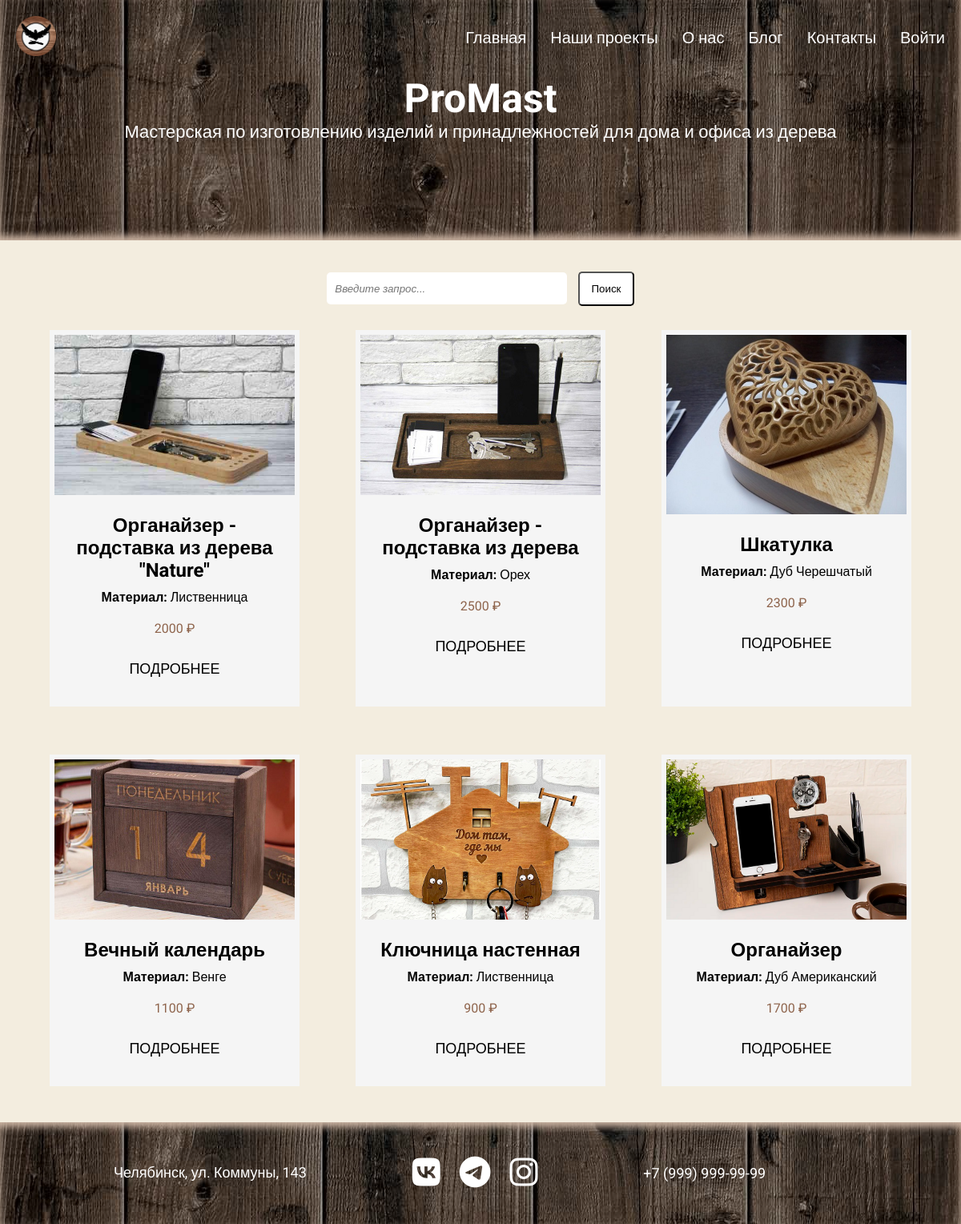
The app's page /catalog/, older data.
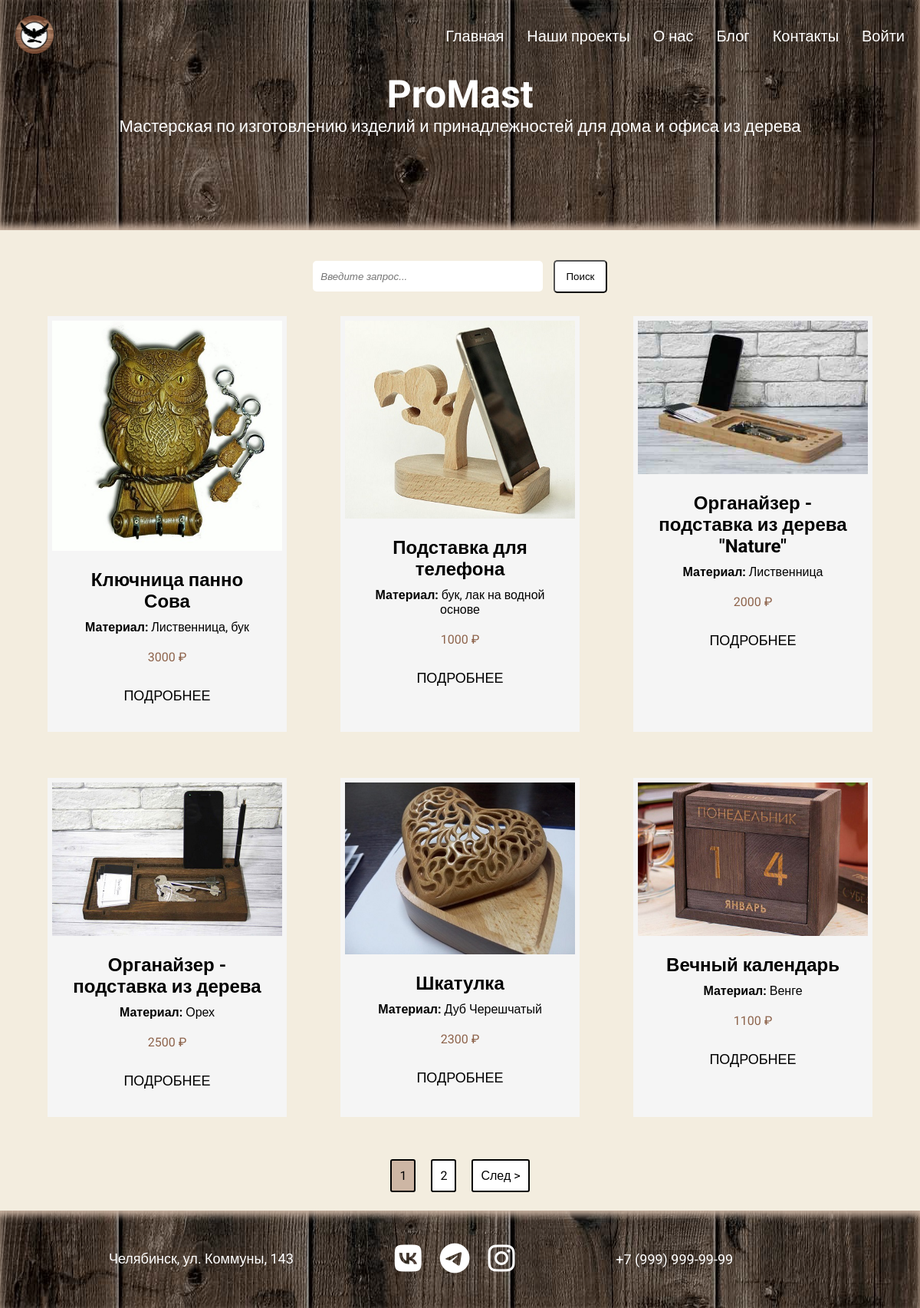
The same page, newer data.
### portfolio/models.py (models this page shows, shortened)
class Works(models.Model):
    title = models.CharField(max_length=100, verbose_name='Название')
    description = models.TextField(null=True, blank=True, verbose_name='Описание')
    image_1 = models.ImageField(upload_to='portfolio/%Y/%m/%d/', null=True, blank=True, verbose_name='Изображение 1')
    image_2 = models.ImageField(upload_to='portfolio/%Y/%m/%d/', null=True, blank=True, verbose_name='Изображение 2')
    image_3 = models.ImageField(upload_to='portfolio/%Y/%m/%d/', null=True, blank=True, verbose_name='Изображение 3')
    top_sales = models.ManyToManyField('Top', blank=True, verbose_name='Популярное')
    created = models.DateTimeField(auto_now_add=True, verbose_name='Дата публикации')
    price = models.IntegerField(default=0, verbose_name='Цена')
    material = models.CharField(max_length=100, null=True, blank=True, verbose_name='Материал')
    class Meta:
        ordering = ['-created']
        verbose_name = "Проект"
        verbose_name_plural = "Проекты"

### portfolio/views.py (the view)
# urls.py: path('catalog/', views.catalog, name='catalog'),
def catalog(request):
    works, search_query = search_works(request)
    custom_range, works = paginate_works(request, works, 6)
    context = {
        'works': works,
        'search_query': search_query,
        'custom_range': custom_range,
    }
    return render(request, 'portfolio/catalog.html', context)

### portfolio/utils.py (called while the page is built)
def search_works(request):
    search_query = ''
    if request.GET.get('search_query'):
        search_query = request.GET.get('search_query')
    works = Works.objects.distinct().filter(Q(title__iregex=search_query) |
                                            Q(material__iregex=search_query))
    return works, search_query

def paginate_works(request, works, results):
    page = request.GET.get('page', 1)
    paginator = Paginator(works, results, allow_empty_first_page=True)
    works = paginator.get_page(page)
    left_index = int(page) - 4
    if left_index < 1:
        left_index = 1
    right_index = int(page) + 5
    if right_index > paginator.num_pages:
        right_index = paginator.num_pages + 1
    custom_range = range(left_index, right_index)
    return custom_range, works

### portfolio/templates/portfolio/catalog.html
{% extends 'portfolio/base.html' %}
{% block content %}
<section class="block__search">
  <div class="container">
    <form id="search" class="search__form" action="{% url 'catalog' %}" method="get">
      <div class="form__field">
        <input class="input__text" type="text" name="search_query" value="{{search_query}}"
               placeholder=" Введите запрос..."/>
        <input class="search__btn" type="submit" value="Поиск"/>
      </div>
    </form>
  </div>
</section>
<section class="block__works">
  <div class="container">
    <div class="works">
      {% for work in works %}
      <div class="element">
        <div>
          <img src="{{ work.image_1.url }}" alt="image">
        </div>
        <div class="text">
          <h2>{{ work.title }}</h2>
          <p><span class="material">Материал:</span> {{ work.material }}</p>
          <p class="price">{{ work.price }} &#8381</p>
          <div class="btn">
            <a href="{% url 'work-main' work.id %}">Подробнее</a>
          </div>
        </div>
      </div>
      {% endfor %}
    </div>
  </div>
</section>
{% include 'portfolio/pagination.html' with queryset=works custom_range=custom_range %}
{% endblock %}

### portfolio/templates/portfolio/base.html (shortened to what this page needs)
<!DOCTYPE html>
{% load static %}
<html lang="en">
<head>
    <link rel="stylesheet" href="{% static 'css/style.css' %}">
</head>
<body>
<div class="wrapper">
    <header class="header">
        <div class="container">
            <div class="header__row">
                <a href="{% url 'home' %}" class="header__logo"><img src="{% static 'portfolio/logo.png' %}" alt=""></a>
                <div class="header__menu menu">
                    <nav class="menu__body">
                        <ul class="menu__list">
                            <li><a href="{% url 'home' %}" class="menu__link">Главная</a></li>
                            <li><a href="{% url 'catalog' %}" class="menu__link">Наши проекты</a></li>
                            <li><a href="{% url 'about' %}" class="menu__link">О нас</a></li>
                            <li><a href="{% url 'blog' %}" class="menu__link">Блог</a></li>
                            <li><a href="{% url 'contact' %}" class="menu__link">Контакты</a></li>
                            {% if user.is_authenticated %}
                            <li style="color:#fff; font-size: 18px">{{ user.username }} | <a href="{% url 'logout' %}" class="menu__link">Выйти</a></li>
                            {% else %}
                            <li><a href="{% url 'login' %}" class="menu__link">Войти</a></li>
                            {% endif %}
                        </ul>
                    </nav>
                </div>
            </div>
            <div class="header__name">
                <div class="title">
                    <h1 class="name">ProMast</h1>
                    <p class="name_description">Мастерская по изготовлению изделий и принадлежностей для дома и офиса из дерева</p>
                </div>
            </div>
        </div>
    </header>
    <section class="content">
        {% block content %}
        {% endblock %}
    </section>
    <section class="footer">
        <div class="container">
            <div class="row">
                <div class="col-md-4">
                    <a href="https://goo.gl/maps/aMK4GsuZt7yASWKn7" class="map-marker" target="_blank">Челябинск, ул. Коммуны, 143</a>
                </div>
                <div class="col-md-4">
                    <p>
                        <a href="#" class="messenger"><i class="fa-brands fa-vk"></i></a>
                        <a href="#" class="messenger"><i class="fa-brands fa-telegram"></i></a>
                        <a href="#" class="messenger"><i class="fa-brands fa-instagram"></i></a>
                    </p>
                </div>
                <div class="col-md-4">
                    <a href="tel:+79999999999" class="mobile">+7 (999) 999-99-99</a>
                </div>
            </div>
        </div>
</section>
</div>
</body>
</html>

### portfolio/templates/portfolio/pagination.html (shortened to what this page needs)
{% if works.has_other_pages %}
<div class="paginator">
  <div class="container">
    <div class="center">
      <ul class="pagination">
        {% for page in custom_range %}
        {% if page == queryset.number %}
          <li><a href="?page={{page}}" class="btn2 btn--sub">{{ page }}</a></li>
        {% else %}
          <li><a href="?page={{page}}" class="btn2">{{ page }}</a></li>
        {% endif %}
        {% endfor %}
        {% if queryset.has_next %}
        <li><a href="?page={{queryset.next_page_number}}" class="btn2 page-link"
               data-page="{{queryset.next_page_number}}">След &gt;</a></li>
        {% endif %}
      </ul>
    </div>
  </div>
</div>
{% endif %}

### portfolio/static/css/style.css (style rules this page uses)
* { margin: 0; padding: 0; -webkit-box-sizing: border-box; box-sizing: border-box; }
body { font-family: 'Roboto', sans-serif; background: #F3EDDF; }
.wrapper { overflow: hidden; display: grid; grid-template-areas: "contact" "header" "content" "footer"; grid-template-rows: auto auto 1fr auto; min-height: 100vh; }
.name { font-size: 50px; font-family: 'Carter One', cursive; text-align: center; color: #fff; }
.name_description { text-align: center; color: #fff; font-size: 22px; }
.header { background: linear-gradient(rgba(0, 0, 0, 0.4), rgba(0, 0, 0, 0.4)), url(../portfolio/fon1.jpg); box-shadow: inset 0 -6px 10px #CDB6A4; width: 100%; min-height: 300px; }
.container { max-width: 1200px; margin: 0px auto; }
.header__row { padding: 20px; display: -webkit-box; display: -ms-flexbox; display: flex; -webkit-box-pack: justify; -ms-flex-pack: justify; justify-content: space-between; -webkit-box-align: center; -ms-flex-align: center; align-items: center; position: relative; }
.header__logo { text-decoration: none; }
.header__logo img { width: 50px; padding: 0; }
.menu__list { list-style-type: none; display: -webkit-box; display: -ms-flexbox; display: flex; gap: 30px; }
.menu__link { color: #fff; text-decoration: none; font-size: 20px; }
.block__works { background: #F3EDDF; }
.works { display: flex; flex-wrap: wrap; justify-content: space-evenly; padding: 0 0 15px; }
.element, .count { background: whitesmoke; border: 6px solid whitesmoke; margin: 30px 8px; }
.text { max-width: 300px; padding: 20px; box-sizing: border-box; }
.block__works img { max-width: 300px; }
.text h2 { text-align: center; margin-bottom: 10px; }
.text p { text-align: center; margin-bottom: 20px; }
.material { font-weight: bold; }
.price { color: #8E644C; font-size: 16px; }
.btn { text-align: center; padding: 10px 0; }
.btn a { font-size: 18px; color: #000; padding: 10px 5px; text-decoration: none; text-transform: uppercase; }
.block__search { background: #F3EDDF; text-align: center; }
.input__text { width: 300px; height: 40px; margin: 15px 10px 0 0; background: #fff; border: #fff; font-style: italic; border-radius: 5px; padding: 0 0 0 7px; margin-top: 40px; }
.search__btn { background: #fff; padding: 12px 15px; border-radius: 5px; margin: 10px auto auto; }
.footer { background: linear-gradient(rgba(0, 0, 0, 0.4), rgba(0, 0, 0, 0.4)), url(../portfolio/fon1.jpg); max-width: 100%; box-shadow: inset 0 6px 10px #CDB6A4; align-items: center; margin-top: auto; padding: 30px; }
.row { display: flex; flex-wrap: wrap; align-items: center; justify-content:space-evenly; box-sizing: border-box; }
.col-md-4 { padding: 10px; }
.messenger { padding: 0 10px; font-size: 40px; color: #fff; text-decoration: none; }
.mobile { text-decoration: none; color: #fff; font-size: 18px; }
.map-marker { text-decoration: none; color: #fff; font-size: 18px; }
.row:after { content: ""; display: table; clear: both; }
.paginator { background: #F3EDDF; }
.pagination { display: inline-block; padding: 0; margin: 0; }
.pagination li { display: inline; }
.btn2 { color: black; float: left; padding: 8px 16px; text-decoration: none; background: #fff; padding: 10px 10px; margin: 10px 10px; border: 2px solid #000; border-radius: 3px; }
.center { text-align: center; padding-bottom: 10px; }
.btn--sub { background: #CDB6A4; }

Row changes from the older to the newer data that the page shows:
no longer on this page (row unchanged): Works: image_1 (picture), title "Ключница настенная", material "Лиственница", price "900"
no longer on this page (row unchanged): Works: image_1 (picture), title "Органайзер", material "Дуб Американский", price "1700"
added Works: image_1 (picture), title "Ключница панно Сова", material "Лиственница, бук", price "3000"
added Works: image_1 (picture), title "Подставка для телефона", material "бук, лак на водной основе", price "1000"
Text that changed along with them:
new list line: "1"
new list line: "2"
text now shown: "След >"
